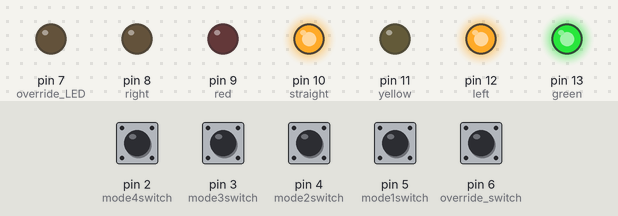
This sketch was run on a simulated Arduino Uno, built with avr-gcc and run on an emulated ATmega328P. Parts: output pins drawn as LEDs (lit = HIGH). Inputs (shaded band) come from the test bench; at power-on: pin 2 (mode4switch), pin 3 (mode3switch), pin 4 (mode2switch), pin 5 (mode1switch), pin 6 (override_switch) LOW.

Above: at 1.2 s.
1.3 s: pin 6 (override_switch) pulled HIGH for 3.2 s
At 5.7 s:
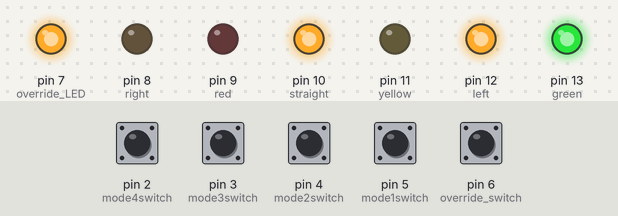
6.3 s: pin 2 (mode4switch) pulled HIGH for 0.15 s
At 6.6 s:
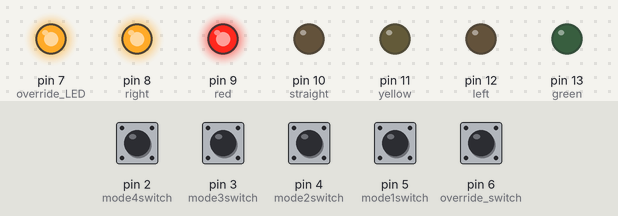
7.9 s: pin 3 (mode3switch) pulled HIGH for 0.15 s
At 9.1 s:
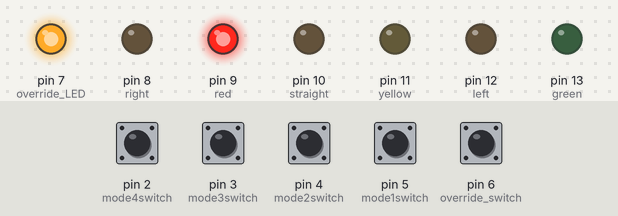
9.5 s: pin 4 (mode2switch) pulled HIGH for 0.15 s
At 10.3 s:
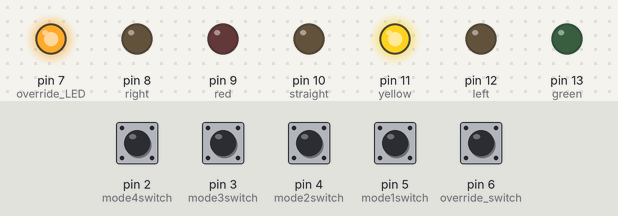
11.1 s: pin 6 (override_switch) pulled HIGH for 1 s
At 11.9 s:
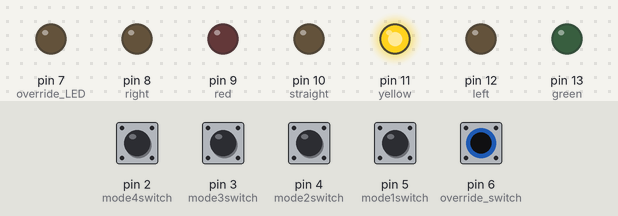
13.6 s: pin 6 (override_switch) pulled HIGH for 0.15 s
At 26.9 s:
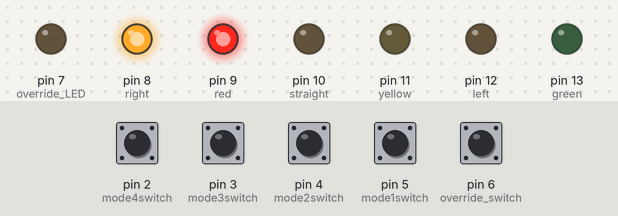
Timing chart, 0 to 27.6 s (numbered marks = the images above; inputs shaded):
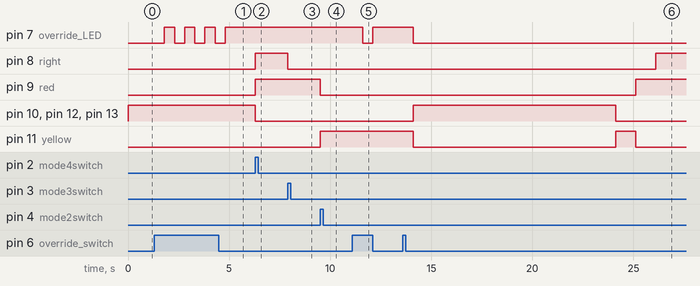

The sketch:

Traffic_lights_control.ino
```cpp
int green = 13;
int left = 12;
int yellow = 11;
int straight = 10;
int red = 9;
int right = 8;
int override_LED = 7;
int override_switch = 6;
int mode1switch = 5;
int mode2switch = 4;
int mode3switch = 3;
int mode4switch = 2;

int mode = 1;
int rememberstate = 0;

int timedelay = 10;
int loopcounter = 1000;
void setup() {

  for(int n=7; n<14; n++)
  {
    pinMode(n, OUTPUT);
  }

   for(int k=2;k<7;k++)
  {
    pinMode(k, INPUT);
  }

   Serial.begin(9600);
}

//Function for checking mode switch

void modeswitchcheck(void)
{
  if(digitalRead(override_switch) == 1)
  {
    if(rememberstate == 0)
    {
     rememberstate = 1;
    delay(500);
    }
    else
    {
    rememberstate = 0;
    delay(500);
    }
  }
}


//Function definition for switching on the different LEDs
 void lights(int n)
 {
   if(n==1)
   {
     digitalWrite(green, HIGH);
     digitalWrite(left, HIGH);
     digitalWrite(straight, HIGH);
     digitalWrite(yellow, LOW);
     digitalWrite(red, LOW);
     digitalWrite(right, LOW);
   }
   else if(n==2)
   {
     digitalWrite(green, LOW);
     digitalWrite(left, LOW);
     digitalWrite(straight, LOW);
     digitalWrite(yellow, HIGH);
     digitalWrite(red, LOW);
     digitalWrite(right, LOW);
   }

   else if(n==3)
   {
     digitalWrite(green, LOW);
     digitalWrite(left, LOW);
     digitalWrite(straight, LOW);
     digitalWrite(yellow, LOW);
     digitalWrite(red, HIGH);
     digitalWrite(right, LOW);
   }

   else if(n==4)
   {
     digitalWrite(green, LOW);
     digitalWrite(left, LOW);
     digitalWrite(straight, LOW);
     digitalWrite(yellow, LOW);
     digitalWrite(red, HIGH);
     digitalWrite(right, HIGH);
   }

   else
   {
     ;
   }
 }


void loop() {

  while(rememberstate==1)
  {
    digitalWrite(override_LED, HIGH);

  if(digitalRead(mode1switch) == 1)
  {
    lights(1);
  }

  if(digitalRead(mode2switch) == 1)
  {
    lights(2);
  }

  if(digitalRead(mode3switch) == 1)
  {
    lights(3);
  }

  if(digitalRead(mode4switch) == 1)
  {
    lights(4);
  }
  modeswitchcheck();

  }
  digitalWrite(override_LED, LOW);
  modeswitchcheck();


 while(rememberstate==0)
{

  if(rememberstate==0)
  {
    //Switch on mode 1 of lights
    for(int n = 1; n< loopcounter;n++)
    {
      lights(1);
      delay(timedelay);
      modeswitchcheck();
      if(rememberstate == 1)
      {
       n=loopcounter;
      }
    }
  }

  if(rememberstate==0)
  {
    //Switch on mode 2 of lights
    for(int n = 1; n<100;n++)
    {
      lights(2);
      delay(timedelay);
      modeswitchcheck();
      if(rememberstate == 1)
      {
       n=100;
      }
    }
  }

  if(rememberstate==0)
  {
    //Switch on mode 3 of lights
    for(int n = 1; n< 100;n++)
    {
      lights(3);
      delay(timedelay);
      modeswitchcheck();
      if(rememberstate == 1)
      {
       n=100;
      }
    }
  }

  if(rememberstate==0)
  {
    //Switch on mode 4 of lights
    for(int n = 1; n<loopcounter;n++)
    {
      lights(4);
      delay(timedelay);
      modeswitchcheck();
      if(rememberstate == 1)
      {
       n=loopcounter;
      }
    }
  }

}


}
```

Measured:
- after the input at 1.3 s, pin 7 (override_LED): alternates HIGH for 0.50 s and LOW for 0.50 s, 7 changes in all, then stays HIGH, starting after 0.50 s
- after the input at 6.3 s, pin 8 (right), pin 9 (red): LOW → HIGH at once; pin 10 (straight), pin 12 (left), pin 13 (green): HIGH → LOW at once
- after the input at 7.9 s, pin 8 (right): HIGH → LOW at once
- after the input at 9.5 s, pin 9 (red): HIGH → LOW at once; pin 11 (yellow): LOW → HIGH at once
- after the input at 11.1 s, pin 7 (override_LED): HIGH → LOW after 0.50 s, → HIGH 0.50 s later
- after the input at 13.6 s, pin 7 (override_LED): HIGH → LOW after 0.50 s; pin 8 (right): LOW → HIGH after 12.5 s; pin 9 (red): LOW → HIGH after 11.5 s; pin 10 (straight), pin 12 (left), pin 13 (green): LOW → HIGH after 0.50 s, → LOW 10.0 s later; pin 11 (yellow): HIGH → LOW after 0.50 s, → HIGH 10.0 s later, → LOW 0.99 s later
